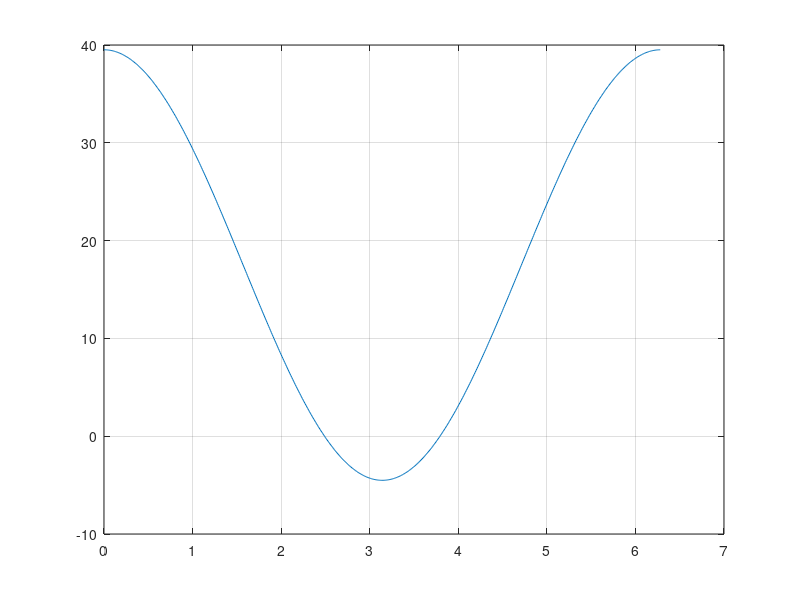

Write the MATLAB code that produced this figure. (Note: this script raises an error after producing the figure.)
% INSTRUCTIONS!!!!
% Enter the data you want below.
% This program determines whether or not your cam leaves contact.
% If it does, you will have prompts in command window. 
% Heed them and enter whatever that is asked.
%%
w = 500;   %Angular velocity of cam in RPMs 
p = 2.5;   %preload in newtons.
e = 0.015; %Eccentricity between cg and centre of rotation in metres.
m = 0.9;   %Mass of follower in kg.
k = 1000;  %Spring constant in N/m.  
%Question data till here.
%%
w = w*2*pi/60;
h = 0.01;
x = 0:h:2*pi;    %Theta in radians
T = e*(p+k*e)*sin(x) + (m*w^2-k)*e^2*0.5*sin(x); 
% Torque due to contact force
plot(x,T)
Fcf = p+k*e + (m*w^2-k)*e*cos(x);
plot(x,Fcf)
grid on
if w>((p+2*k*e)/(m*e))^0.5
    A=input('From the Fcr figure get approximate values of theta from the vicinity of roots such that the slope does not become zero in between.Enter ok\n','s');
    B=input('The cam is losing contact and you need to know when it will regain it.Enter ok\n','s');
    x0 = input('Input value closer to the initial root\n');
    D = -(m*w^2-k)*e*w*sin(x0);
    X(1)=0;
    X(2)=x0;
    n=2;
    while abs(X(n)-X(n-1))>0.0000001
    X(n+1)=X(n)-f(X(n),p,k,e,m,w)/D;
    D = -(m*w^2-k)*e*w*sin(X(n+1));
    n=n+1;    
    end
    firstRoot=X(n);  firstRoot = 180*firstRoot/pi; %To degrees
     x0 = input('Input value closer to the second root\n');
    D = -(m*w^2-k)*e*w*sin(x0);
    X(1)=0;
    X(2)=x0;
    n=2;
    while abs(X(n)-X(n-1))>0.0000001
    X(n+1)=X(n)-f(X(n),p,k,e,m,w)/D;
    D = -(m*w^2-k)*e*w*sin(X(n+1));
    n=n+1;    
    end
   secondRoot=X(n);   secondRoot=180*secondRoot/pi;
   fprintf('The cam loses contact at %f degrees and regains it at %f degrees',firstRoot,secondRoot);
else 
    disp('The cam does not lose contact.');
end
% Newton-Rhapson method of numerically solving equations.
%%
function X = f(x,p,k,e,m,w)
X = p+k*e + (m*w^2-k)*e*cos(x);
end